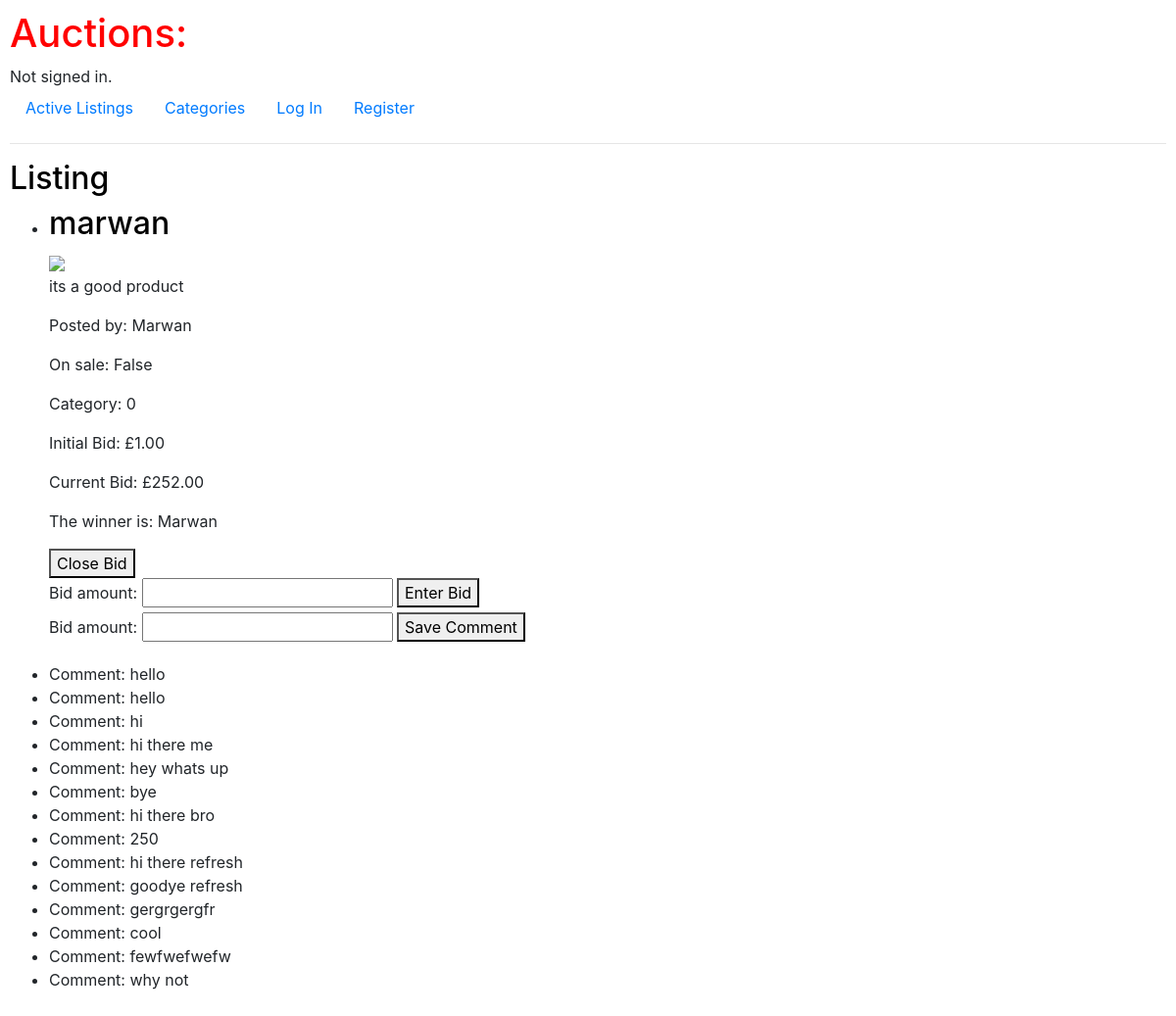
The page /bid/1 on the database its author committed.
### auctions/models.py (models this page shows, shortened)
class AuctionListing(models.Model):
    user = models.ForeignKey(User, on_delete=models.CASCADE, related_name= "auction_listings")
    title = models.CharField(max_length=64)
    description = models.TextField()
    category = models.CharField(max_length = 64)
    image = models.ImageField(upload_to='')
    initial_bid = models.DecimalField(max_digits=6, decimal_places=2)
    is_open = models.BooleanField(default=True)
    winner = models.ForeignKey(User, on_delete=models.CASCADE, related_name="user", null=True, blank=True)
    def current_bid(self):
        bid = Bid.objects.filter(auction_listing=self).order_by('-bid_amount').first()
        if bid:
            return bid.bid_amount
        else:
            return self.initial_bid

class User(AbstractUser):
    pass

class Bid(models.Model):
    user = models.ForeignKey(User, on_delete=models.CASCADE, related_name= "bid" )
    auction_listing = models.ForeignKey(AuctionListing, on_delete=models.CASCADE, related_name= "auction_listing" )
    bid_amount = models.DecimalField(max_digits=10, decimal_places=2)

class Comment(models.Model):
    user = models.ForeignKey(User, on_delete=models.CASCADE, related_name= "comment")
    auction_listing = models.ForeignKey(AuctionListing, on_delete=models.CASCADE, related_name="comments")
    comment = models.TextField()

### auctions/views.py (the view)
# urls.py: path("bid/<int:listing_id>", views.current_price, name="current_price"),
def current_price(request, listing_id):
    auction_listing = AuctionListing.objects.get(id=listing_id)
    auction_listings = AuctionListing.objects.all()
    current_bids = {}
    for listing in auction_listings:
        bid = Bid.objects.filter(auction_listing=listing).order_by('-bid_amount').first()
        if bid:
            current_bids[listing.id] = bid.bid_amount
        else:
            current_bids[listing.id] = listing.initial_bid
    if request.method == 'POST':
        form = BidForm(request.POST)
        if form.is_valid():
            bid_amount = form.cleaned_data['bid_amount']
            highest_bidding_price = current_bids[auction_listing.id]
            if bid_amount <= highest_bidding_price:
                form.add_error('bid_amount',"Your bid is not sufficient and must be higher than the current bid amount")
            else:
                new_bid = Bid(user=request.user, auction_listing=auction_listing, bid_amount=form.cleaned_data['bid_amount'])
                new_bid.save()
                return render(request, 'auctions/listing.html', {'form': form, 'listing': auction_listing, 'current_bids': current_bids})
    else:
        form = BidForm()
    return render(request, 'auctions/listing.html', {'form': form, 'listing': auction_listing})

### auctions/forms.py
class BidForm(forms.ModelForm):
    class Meta:
        model = Bid
        fields = ['bid_amount']

### auctions/templates/auctions/listing.html (shortened to what this page needs)
{% extends "auctions/layout.html" %}
{% block body %}
    <h2>Listing</h2>
	<ul>
        <li><h2>{{ listing.title }}</h2>
        <img src="{{ listing.image.url }}" style="max-width: 300px; max-height: 300px;">
        <p>{{ listing.description }}</p>
        <p>Posted by: {{ listing.user }}</p>
        <p>On sale: {{ listing.is_open}}</p>
        <p>Category: {{ listing.category }}</p>
        <p>Initial Bid: £{{ listing.initial_bid }}</p>
        <p>Current Bid: £{{ listing.current_bid }}</p>
        {% if listing.winner %}
            <p>The winner is: {{ listing.winner.username }}</p>
        {% else %}
            <p>  </p>
        {% endif %}
        <form method="post" action="{% url 'auction_closed' listing_id=listing.id %}">
            <button type = "submit">Close Bid</button>
        </form>
        <form method="post" action="{% url 'current_price' listing.id %}" enctype="multipart/form-data">
            {{ form.bid_amount.label_tag }}
            {{ form.bid_amount }}
            <button type = "submit">Enter Bid</button>
        </form>
            <form method="post" id = "Form1" >
                {{ form }}
                <button id = "Button1" type = "submit" >Save Comment</button>
            </form></li>
        <p>
            {% for comment in listing.comments.all %}
                <li>Comment: {{ comment.comment }}</li>
            {% endfor %}
        </p>
	</ul>
{% endblock %}

### auctions/static/auctions/styles.css (style rules this page uses)
body { padding: 10px; }
h2 { color : black; }
p { font-style: inherit; }

### rows shown on the page
AuctionListing: title "marwan", description "its a good product", user "Marwan", is_open "False", category "0", initial_bid "1.00", current_bid "252.00", winner.username "Marwan"
Comment: comment "hello"
Comment: comment "hello"
Comment: comment "hi"
Comment: comment "hi there me"
Comment: comment "hey whats up"
Comment: comment "bye"
Comment: comment "hi there bro"
Comment: comment "250"
Comment: comment "hi there refresh"
Comment: comment "goodye refresh"
Comment: comment "gergrgergfr"
Comment: comment "cool"
Comment: comment "fewfwefwefw"
Comment: comment "why not"
